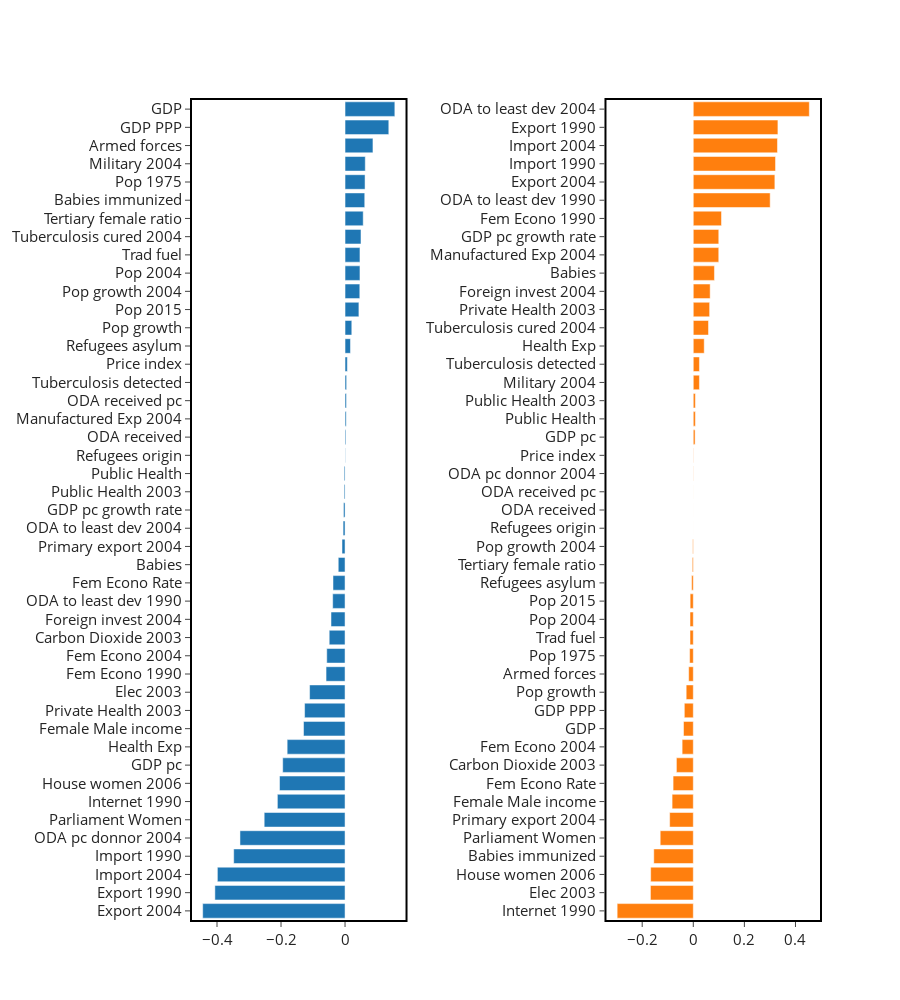

Notebook source saved alongside this figure:
### Markdown cell above
##### PLOT LOCAL EXPLANATION OF INSTANCE

### Code cell
explainer.plot_instance_explanation(instance_id)

### Figure 1 — Plotly figure (JSON) as saved in the notebook; plotly's stock layout.template omitted (floating-point values rounded to 4 significant figures)
{"data": [{"name": "X-axis gradients", "orientation": "h", "showlegend": false, "type": "bar", "x": [0.0211, 0.04612, 0.007212, -0.04945, -0.4066, -0.4448, -0.1107, 0.1556, 0.1367, -0.1947, -0.004848, -0.03761, -0.05927, -0.05712, -0.1808, -0.0212, -0.2114, -0.3478, -0.3988, 0.05677, 0.06157, 0.003682, -0.04381, 0.06325, -0.002864, -0.1263, -0.009471, -0.002804, 0.01696, 0.000975, 0.08722, -0.2526, -0.1297, -0.2047, 0.06254, 0.04662, 0.04331, 0.004927, 0.04985, 0.04664, -0.3282, -0.03861, -0.006045, 0.002616, 0.00436], "xaxis": "x", "y": ["Pop growth", "Pop growth 2004", "Price index", "Carbon Dioxide 2003", "Export 1990", "Export 2004", "Elec 2003", "GDP", "GDP PPP", "GDP pc", "GDP pc growth rate", "Fem Econo Rate", "Fem Econo 1990", "Fem Econo 2004", "Health Exp", "Babies", "Internet 1990", "Import 1990", "Import 2004", "Tertiary female ratio", "Babies immunized", "Manufactured Exp 2004", "Foreign invest 2004", "Military 2004", "Public Health 2003", "Private Health 2003", "Primary export 2004", "Public Health", "Refugees asylum", "Refugees origin", "Armed forces", "Parliament Women", "Female Male income", "House women 2006", "Pop 1975", "Pop 2004", "Pop 2015", "Tuberculosis detected", "Tuberculosis cured 2004", "Trad fuel", "ODA pc donnor 2004", "ODA to least dev 1990", "ODA to least dev 2004", "ODA received", "ODA received pc"], "yaxis": "y"}, {"name": "Y-axis gradients", "orientation": "h", "showlegend": false, "type": "bar", "x": [-0.02777, -0.00224, 0.00116, -0.06606, 0.3312, 0.3193, -0.1677, -0.03826, -0.03507, 0.007039, 0.09974, -0.079, 0.1104, -0.04364, 0.0428, 0.08282, -0.298, 0.3219, 0.3295, -0.003902, -0.1546, 0.09965, 0.06606, 0.02399, 0.008247, 0.06397, -0.09253, 0.008235, -0.006577, 7.499e-05, -0.01809, -0.1295, -0.08295, -0.1668, -0.01428, -0.01273, -0.01227, 0.02405, 0.05948, -0.01277, 0.0009408, 0.3009, 0.4542, 7.522e-05, 0.0002005], "xaxis": "x2", "y": ["Pop growth", "Pop growth 2004", "Price index", "Carbon Dioxide 2003", "Export 1990", "Export 2004", "Elec 2003", "GDP", "GDP PPP", "GDP pc", "GDP pc growth rate", "Fem Econo Rate", "Fem Econo 1990", "Fem Econo 2004", "Health Exp", "Babies", "Internet 1990", "Import 1990", "Import 2004", "Tertiary female ratio", "Babies immunized", "Manufactured Exp 2004", "Foreign invest 2004", "Military 2004", "Public Health 2003", "Private Health 2003", "Primary export 2004", "Public Health", "Refugees asylum", "Refugees origin", "Armed forces", "Parliament Women", "Female Male income", "House women 2006", "Pop 1975", "Pop 2004", "Pop 2015", "Tuberculosis detected", "Tuberculosis cured 2004", "Trad fuel", "ODA pc donnor 2004", "ODA to least dev 1990", "ODA to least dev 2004", "ODA received", "ODA received pc"], "yaxis": "y2"}], "layout": {"font": {"size": 15}, "height": 1000, "width": 900, "xaxis": {"anchor": "y", "domain": [0, 0.34], "linecolor": "black", "linewidth": 2, "mirror": true, "showgrid": false, "showline": true, "ticks": "outside", "zerolinecolor": "grey", "zerolinewidth": 1}, "xaxis2": {"anchor": "y2", "domain": [0.66, 1.0], "linecolor": "black", "linewidth": 2, "mirror": true, "showgrid": false, "showline": true, "ticks": "outside", "zerolinecolor": "grey", "zerolinewidth": 1}, "yaxis": {"anchor": "x", "categoryorder": "total ascending", "domain": [0, 1], "linecolor": "black", "linewidth": 2, "mirror": true, "showline": true}, "yaxis2": {"anchor": "x2", "categoryorder": "total ascending", "domain": [0, 1], "linecolor": "black", "linewidth": 2, "mirror": true, "showline": true}}}
